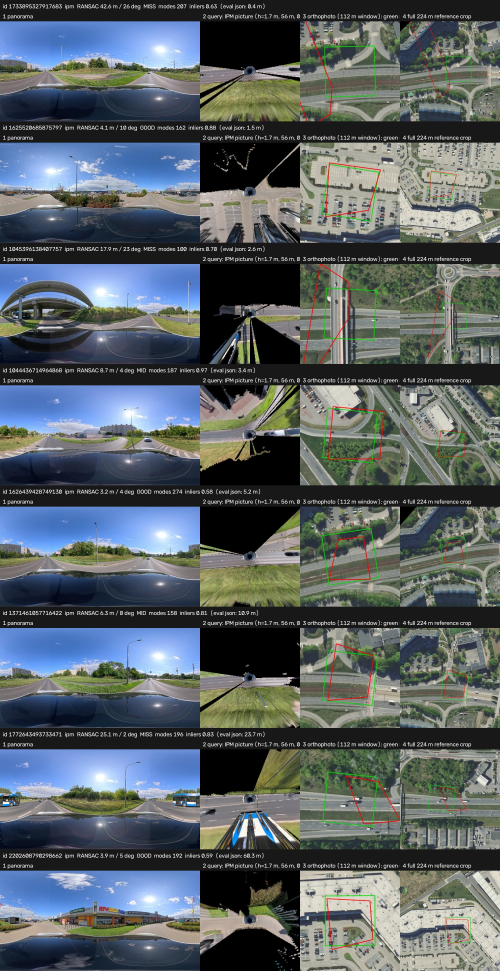
#> input picture experiments/05_lift_splat/viz/pose_ipm_cl2_test_y2025.jpg, 1500 x 2912 px (shown at 1/3 size); its folder holds only this picture in this run
$ python -i wayback.py   (imports and definitions only)   (older library calls are emulated)
#> lines starting #> are read from the running program, lines starting #| are printed output that depends on the picture
#> further down, picture is the input picture: shape (2912, 1500, 3); mean B, G, R 100.2, 97, 88.5
"""Esri World Imagery Wayback as a second reference source for the VIGOR tiles (task 05).

Service facts, verified with real requests on 2026-09-28 (scripts/fetch_wayback_vigor.py, `make wayback-fetch`):

* Release list: https://s3-us-west-2.amazonaws.com/config.maptiles.arcgis.com/waybackconfig.json — a JSON object keyed
  by release number (196 releases, 2014-02-20 .. 2026-08-05), each with `itemTitle` "World Imagery (Wayback
  YYYY-MM-DD)", `itemURL` = the tile template
  https://wayback.maptiles.arcgis.com/arcgis/rest/services/World_Imagery/WMTS/1.0.0/default028mm/MapServer/tile/{release}/{level}/{row}/{col}
  (Web Mercator, 256 px tiles, XYZ numbering: level = zoom, row = y, col = x), `metadataLayerUrl` (a MapServer with one
  layer per source resolution) and `layerIdentifier` (WB_YYYY_RNN). The release NUMBERS are not chronological; the
  date in the title is.
* Finest zoom: 19 over Chicago and Seattle (zoom 20 -> HTTP 404), 20 over New York and San Francisco (newest release).
  Zoom 19 is 0.30 m/px at the equator, 0.22 m/px at Chicago's latitude; the VIGOR footprint (640 px at zoom 20 =
  71 m) is ~320 px of zoom-19 imagery, ~640 px of zoom-20. Older releases may stop at a coarser zoom: the fetcher walks
  down `zoom_pref` until the centre tile exists.
* Which release actually changed a tile: releases share tile data — most releases point at an older release's tile
  for a given area. The undocumented but public `tilemap` endpoint
  https://wayback.maptiles.arcgis.com/arcgis/rest/services/World_Imagery/MapServer/tilemap/{release}/{z}/{y}/{x}
  returns {"data": [1], "select": [<owner release>], ...}: `select[0]` is the release whose imagery this release serves
  at that tile (absent = the release is its own owner; "data": [0] / "valid": false = nothing there). Walking newest ->
  owner -> the release just older than the owner -> ... lists the DISTINCT versions at one tile in as many requests as
  there are versions (`WaybackClient.versions_at`; this is what Esri's wayback-core does). Chicago 41.88 N 87.63 W:
  7 versions (2026-03-26, 2022-11-02, 2021-02-24, 2019-12-12, 2018-04-11, 2018-01-08, 2014-02-20); New York 11,
  Seattle 11, San Francisco 8 (2025-12-18, 2023-06-29, 2023-06-13, 2022-06-08, 2020-10-14, 2018-04-11, 2018-01-08,
  2014-02-20). Comparing tile bytes gives the same answer (identical `size` for shared tiles) at 20x the traffic.
* Capture date: the release date is the PUBLICATION date. The metadata MapServer's `identify` at a point
  (`WaybackClient.metadata`) returns SRC_DATE (capture, YYYYMMDD), SRC_RES (m), SRC_ACC (CE90, m), SRC_DESC (sensor)
  and NICE_DESC (vendor): Chicago's 2026-03-26 release carries WorldView-3 imagery captured 2025-04-24 at 0.31 m
  (Vantor/Maxar, CE90 8.5 m). Both dates go into the sidecar. Publication year != capture year, tile by tile: the
  release published 2025-03-27 carries imagery captured 2022-06-20 at the Chicago Water Tower (review, 2026-09-28).
  The year requested on the command line therefore selects by CAPTURE date (`wayback.select_by: capture`, the
  default; `pick_version`): over the distinct versions at the tile centre, one identify per version (cached), the
  version whose capture date is closest to 1 July of the year, ties -> the newer publication; a version without a
  usable SRC_DATE falls back to its publication date (counted). `select_by: publication` is the old rule
  (`pick_release`). Probe of the city centres (identify per version, 2026-09-28): the two rules agree for 2025 and
  2021 in Chicago and Seattle and for 2025 in San Francisco; they differ for 2021 in New York (publication ->
  2021-05-19 = 2020-03-21 imagery, capture -> 2025-04-24 = 2022-03-16) and San Francisco (2020-10-14 = 2019-09-24
  vs 2022-06-08 = 2021-09-05), and for "2019" everywhere but Seattle (the 2019-12-12 release shows 2018 imagery; the
  capture-closest 2019 version is usually a 2020-2021 release). Several distinct tile versions can share one capture
  date (re-processings: six releases 2022-11 .. 2026-02 at the Water Tower all show 2022-06-20 imagery).
* Terms (https://www.esri.com/en-us/legal/terms/full-master-agreement, Living Atlas): free for research with
  attribution "Esri, Maxar, Earthstar Geographics" (`ATTRIBUTION`); no redistribution of the tiles — they stay under
  data/ (never committed); the paper cites the source and the release dates. Requests carry a descriptive User-Agent
  (`wayback.user_agent`) and a rate limit (`wayback.rate_hz`).

Geometry. A VIGOR tile is a 640 px Google Static Maps image at zoom 20 centred on the (lat, lon) of its file name,
i.e. a Web Mercator raster; VIGOR's per-city resolution (CITY_RES, m per tile px) is the zoom-20 ground resolution at
the city's latitude, and `bevloc.data.vigor.VigorPairs` treats the tile as a metric, north-up, east-right raster of
640 * CITY_RES metres. The "local metric frame" of the tile is therefore Web Mercator pixels at zoom 20 scaled by
CITY_RES, and the Wayback window is built in exactly that frame: W = round(640 * CITY_RES / out_gsd) output pixels
covering the same 640 zoom-20 pixels around the same centre (`window_geometry`), sampled from the zoom-z mosaic by one
affine map (`render_window`, cv2.warpAffine, pixel centres at integer + 0.5 in Mercator pixel space). No datum or
projection resampling is involved: both sources are the same projection, so the map is a pure scale + translation and
the only free parameter is the constant offset between Google's and Esri's georeferencing, measured by
`scripts/calibrate_wayback_vigor.py` (`calib_match`, below) and applied through `offset_px`. The
file written for a tile has the SAME footprint (640 * CITY_RES m) as the VIGOR tile at a different pixel count, so
`VigorPairs` reads it unchanged (`ref_source: wayback_<year>`): its resampling scale is footprint / width / cell.

Sign conventions. `phase_correlation(a, b)` returns (dx, dy) such that the content at a's pixel (u, v) is found at
b's pixel (u + dx, v + dy). The calibration stores the offset of the Wayback window relative to the VIGOR tile in that
sense (a = VIGOR, b = Wayback, both at out_gsd), and the fetcher samples the Wayback mosaic at (u + dx, v + dy) for
output pixel (u, v), which puts the Wayback content where the VIGOR content is.

Cross-source calibration (`calib_match`; 2026-09-28). Whole-image intensity phase correlation fails on these pairs:
the Esri source is often much coarser than the Google tile (WorldView-2 0.5 m in Chicago / SF, GeoEye-1 0.46 m in
Seattle, served on 0.22 m zoom-19 tiles; New York is the 0.15 m NYS aerial ortho), cars, shadows and seasons differ,
and the whitened spectrum above the coarse source's cut-off is pure noise. Per pair: (1) the VIGOR tile at the output
GSD is blurred to the Wayback source resolution (`calib_blur_sigma`: sigma = k sqrt(src^2 - vigor^2) / out_gsd,
src = the sidecar's SRC_RES, else the tile GSD); (2) both go to the gradient-magnitude domain (`calib_preprocess`,
`wayback.calib_domain: gradient | intensity`); (3) Hann window after removing the window-weighted mean (a plain mean
leaves a spurious zero-shift peak); (4) phase correlation whose whitened cross-power spectrum is weighted by the same
Gaussian (`band_sigma_px`: only the common band votes; 0.25 -> 0.08 px on the synthetic cross-source test); (5) the
integer peak is searched only within `wayback.calib_max_shift_m` of zero (+2 px, so that a peak just outside is
found and flagged `edge` -> rejected, instead of one of its ringing lobes inside), refined by the upsampled DFT; (6) the
peak-to-sidelobe ratio PSR = (peak - mean) / std of the surface inside that disc, 5 px around the peak excluded, is
the acceptance statistic (`wayback.calib_min_psr`), not the absolute response (which is 0.01-0.1 on real pairs even
when right). Real pairs (150 per city, the release closest to 2021): unrelated-content PSRs are 3-6 (median 3.6-4.2
in every city); New York is bimodal with a matched mode at 7-35 -> default 7.0. New York PASSes (+0.50 m E, +0.21 m
S, residual 0.16 m over 39 tiles); Chicago / SF / Seattle do not: 4-6 tiles of 150 reach PSR 7, and even at PSR 5 the
accepted offsets scatter by 0.8-1.1 m (median |offset - median|). The imagery there is not related to the Google tile
by a translation: an off-nadir satellite scene orthorectified on the terrain displaces roofs and trees by
height x tan(off-nadir), so the averaged correlation surface over 150 tiles is a streak, not a peak (from ~+1 m to
~+3 m east in Chicago, south-east in SF): the ground and the roofs want different offsets.
"""
from __future__ import annotations

import datetime as _dt
import hashlib
import json
import math
import os
import re
import threading
import time
import urllib.error
import urllib.request
from dataclasses import dataclass
from pathlib import Path

import cv2
import numpy as np

CONFIG_URL = "https://s3-us-west-2.amazonaws.com/config.maptiles.arcgis.com/waybackconfig.json"
TILEMAP_URL = "https://wayback.maptiles.arcgis.com/arcgis/rest/services/World_Imagery/MapServer/tilemap/{release}/{z}/{y}/{x}"
ATTRIBUTION = "Esri, Maxar, Earthstar Geographics"
USER_AGENT = "cross_view_sat_roma/0.1 (academic research; maciej.krupka@gmail.com)"
VIGOR_ZOOM = 20              # VIGOR tiles: Google Static Maps, zoom 20
VIGOR_TILE_PX = 640          # ... 640 px
TILE_PX = 256                # Web Mercator XYZ tiles
EQUATOR_M_PER_PX_Z0 = 156543.03392  # Web Mercator ground resolution at zoom 0 (256 px tiles)
SOURCE_RE = re.compile(r"^(vigor|wayback_\d{4})$")


# ---- Web Mercator ----------------------------------------------------------------------------------------------

# [15 lines left out: functions latlon_to_merc_px, merc_px_to_latlon, not called in this run]


def tile_xy(px, py):
    """XYZ tile indices (x, y) of a Mercator pixel coordinate."""
    return int(math.floor(px / TILE_PX)), int(math.floor(py / TILE_PX))


def ground_res_m(lat, zoom):
    """Web Mercator ground resolution (m per px) at `lat` and `zoom`."""
    return EQUATOR_M_PER_PX_Z0 * math.cos(math.radians(float(lat))) / (2.0 ** zoom)


# [6 lines left out: function latlon_of_sat, not called in this run]


# ---- releases --------------------------------------------------------------------------------------------------

@dataclass(frozen=True)
class Release:
    num: int                 # release number (the {release} of the URLs; not chronological)
    date: _dt.date           # publication date from the title
    tile_url: str            # template with {level}/{row}/{col}
    metadata_url: str        # metadata MapServer (may be "")
    layer_id: str            # WB_YYYY_RNN

    def tile(self, z, x, y):
        return self.tile_url.format(level=int(z), row=int(y), col=int(x))


# [18 lines left out: functions parse_releases, pick_release, not called in this run]


SELECT_BY = ("capture", "publication")


# [33 lines left out: functions capture_date, pick_version, not called in this run]


# ---- HTTP client -----------------------------------------------------------------------------------------------

class WaybackClient:
    """Rate-limited, retrying HTTP access to the Wayback services with an on-disk tile cache.

    opener(url, headers) -> bytes, or raises urllib.error.HTTPError; tests inject a fake. cache_dir: tiles are kept
    at <cache_dir>/<release>/<z>/<x>_<y>.jpg (a 404 leaves an empty <x>_<y>.missing marker), so a re-render of the
    windows (new calibration) costs no requests.

    Thread-safe (the fetcher's worker pool shares one client): request STARTS are spaced by at least 1 / rate_hz
    across all threads (the wait happens under a lock, the request itself outside it, so up to `workers` requests are
    in flight but never more than rate_hz start per second); the counters are updated under the lock; a tile is
    written to a per-thread `.part` file and renamed, so two threads fetching the same tile both leave a complete
    file (the rename is atomic, the bytes identical)."""

    # [41 lines left out: functions __init__, _urlopen, get, not called in this run]

    def json(self, url):
        b = self.get(url)
        return None if b is None else json.loads(b.decode("utf-8"))

    # [184 lines left out: functions releases, tile, tilemap, versions_at, metadata, finest_zoom and 7 more, not called in this run]


# ---- phase correlation (calibration) ---------------------------------------------------------------------------

def _gray(img):
    a = np.asarray(img)
    if a.ndim == 3:
        a = cv2.cvtColor(a, cv2.COLOR_BGR2GRAY) if a.shape[2] == 3 else a[..., 0]
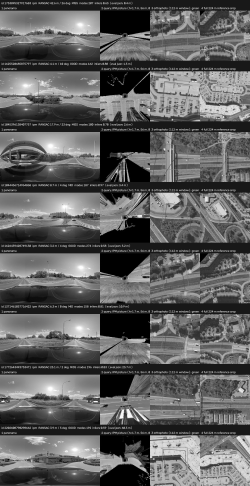
#> a: shape (2912, 1500) (shown at 1/6 size); min 0, max 255, mean 94.8
    return a.astype(np.float64)


# [43 lines left out: functions _upsampled_dft, phase_correlation, not called in this run]


CALIB_DOMAINS = ("gradient", "intensity")


# [9 lines left out: function calib_blur_sigma, not called in this run]


def calib_preprocess(img, domain="gradient", blur_sigma=0.0):
    """The image the calibration correlates: grey, Gaussian blur of `blur_sigma` px (0 = none), then for domain
    'gradient' the Sobel gradient magnitude (edges survive a change of source, sensor and season; flat albedo and
    illumination differences do not), for 'intensity' the grey values."""
    if domain not in CALIB_DOMAINS:
        raise ValueError(f"calib domain must be one of {CALIB_DOMAINS}, got {domain!r}")
    g = _gray(img)
    if blur_sigma and blur_sigma > 0:
        g = cv2.GaussianBlur(g, (0, 0), float(blur_sigma))
    if domain == "gradient":
        g = np.hypot(cv2.Sobel(g, cv2.CV_64F, 1, 0, ksize=3), cv2.Sobel(g, cv2.CV_64F, 0, 1, ksize=3))
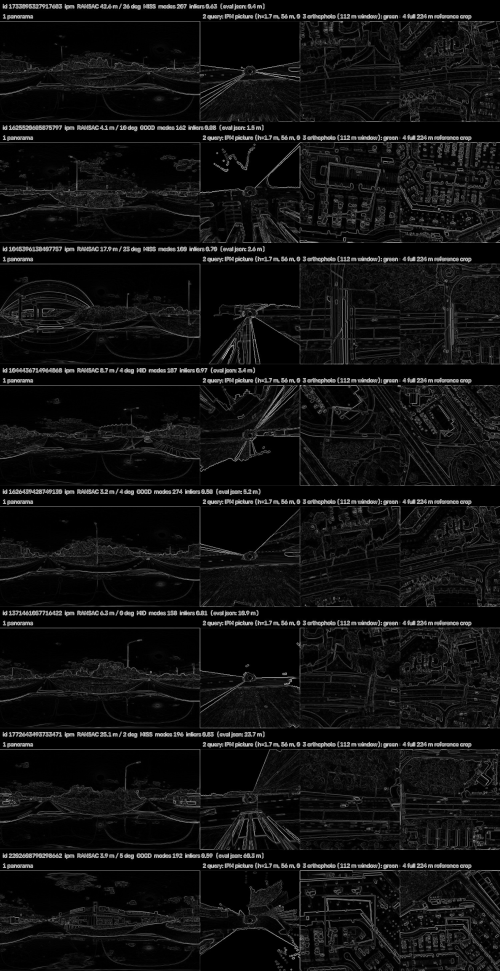
#> g: shape (2912, 1500) float64 (shown at 1/3 size); min 0, max 1031.9, mean 69.4; drawn with min black and max white
    return g


# [71 lines left out: functions phase_correlation_psr, calib_match, fourier_shift, not called in this run]


# ---- calibration file and layout -------------------------------------------------------------------------------

def calibration_path(root, city):
    return Path(root) / city / "wayback_calibration.json"


# [19 lines left out: functions load_calibration, offset_px_for, source_dir, not called in this run]


def sidecar_path(png_path):
    return Path(png_path).with_suffix(".json")


# [7 lines left out: function vigor_at_out_gsd, not called in this run]

>>> import cv2
>>> picture = cv2.imread('../../../experiments/05_lift_splat/viz/pose_ipm_cl2_test_y2025.jpg')
>>> result = calib_preprocess(picture)

$ run again, on experiments/05_lift_splat/viz/pose_ipm_cl3_test_y2025.jpg
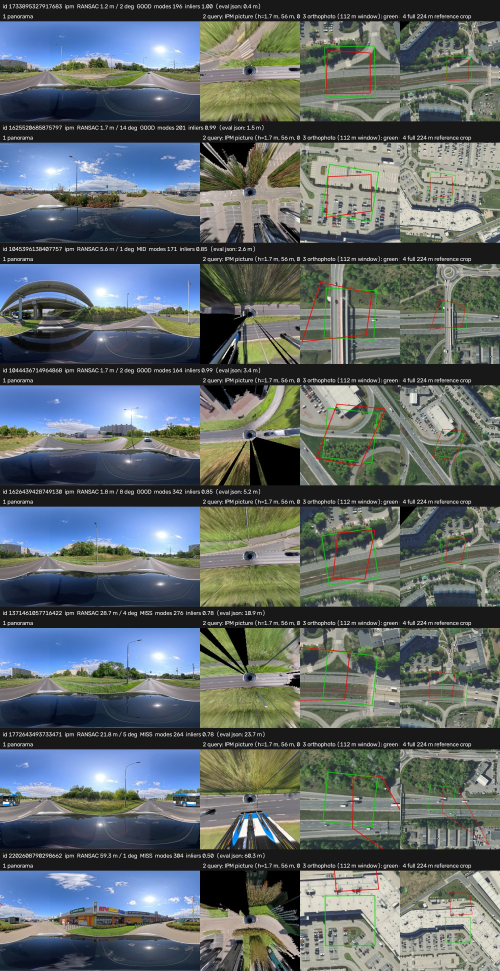
#> input picture experiments/05_lift_splat/viz/pose_ipm_cl3_test_y2025.jpg, 1500 x 2912 px (shown at 1/3 size)
#> picture is the input picture: shape (2912, 1500, 3); mean B, G, R 105.2, 104.2, 95.5
#> in _gray, `a = cv2.cvtColor(a, cv2.COLOR_BGR2GRAY) if a.shape[2] == 3 else a[...,..`:
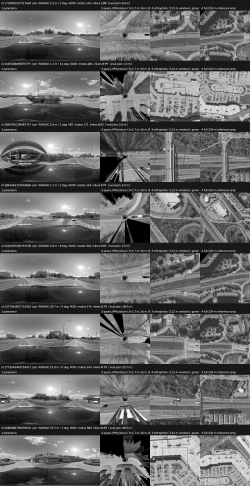
#> a: shape (2912, 1500) (shown at 1/6 size); min 0, max 255, mean 101.7
#> in calib_preprocess, `g = np.hypot(cv2.Sobel(g, cv2.CV_64F, 1, 0, ksize=3), cv2.Sobel(g, cv2..`:
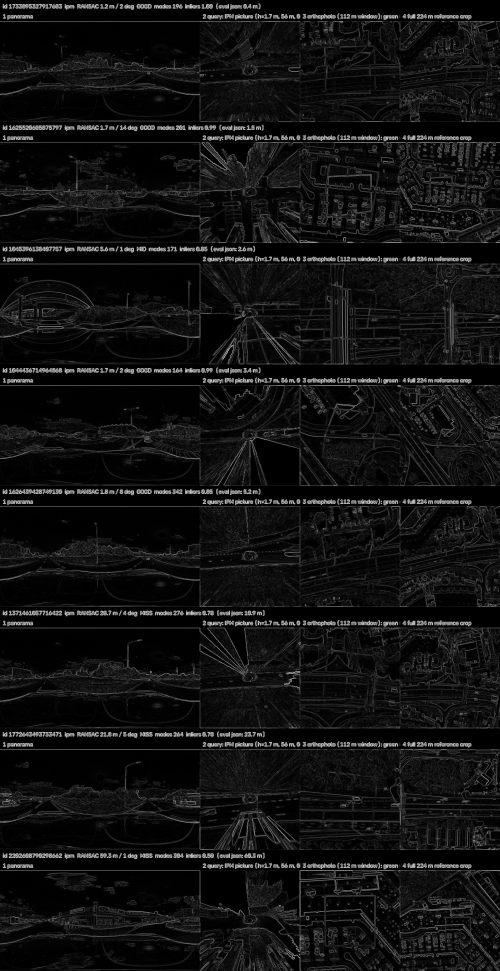
#> g: shape (2912, 1500) float64 (shown at 1/3 size); min 0, max 1031.9, mean 72.9; drawn with min black and max white

$ run again, on experiments/05_lift_splat/viz/layers_hybrid_overfit_smoke.jpg
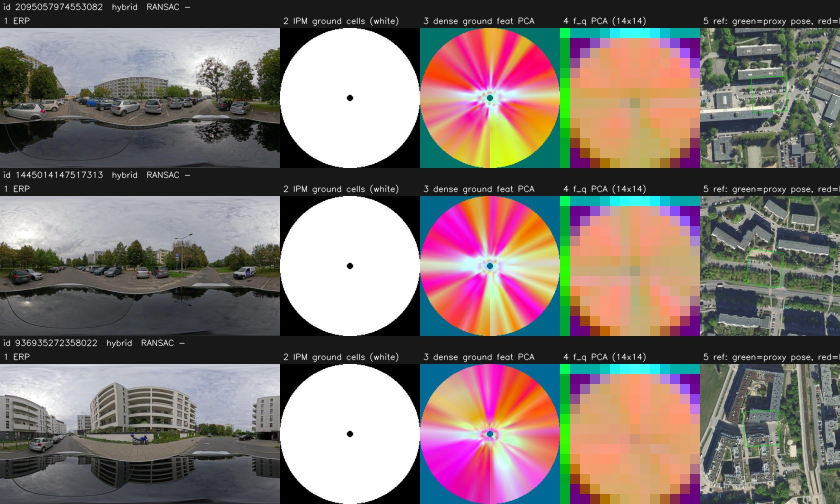
#> input picture experiments/05_lift_splat/viz/layers_hybrid_overfit_smoke.jpg, 1680 x 1008 px (shown at 1/2 size)
#> picture is the input picture: shape (1008, 1680, 3); mean B, G, R 113.2, 116.8, 128.6
#> in _gray, `a = cv2.cvtColor(a, cv2.COLOR_BGR2GRAY) if a.shape[2] == 3 else a[...,..`:
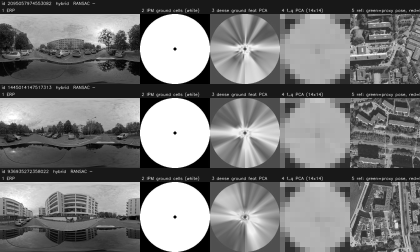
#> a: shape (1008, 1680) (shown at 1/4 size); min 0, max 255, mean 119.9
#> in calib_preprocess, `g = np.hypot(cv2.Sobel(g, cv2.CV_64F, 1, 0, ksize=3), cv2.Sobel(g, cv2..`:
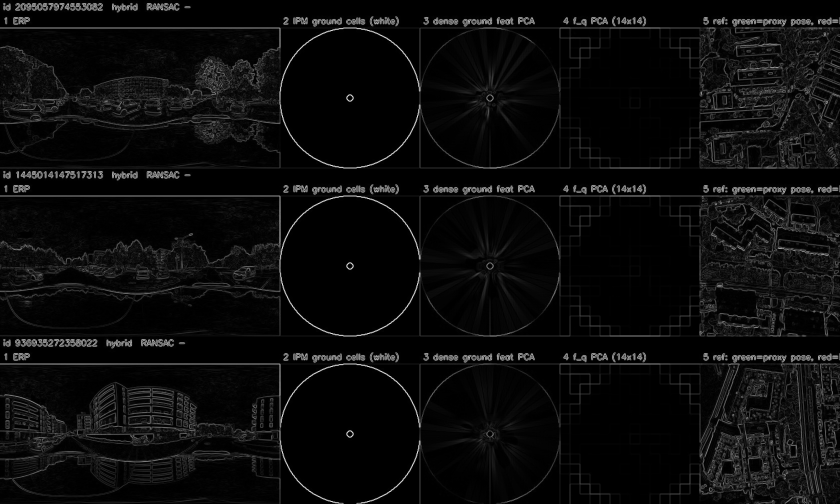
#> g: shape (1008, 1680) float64 (shown at 1/2 size); min 0, max 1101.7, mean 51.6; drawn with min black and max white
